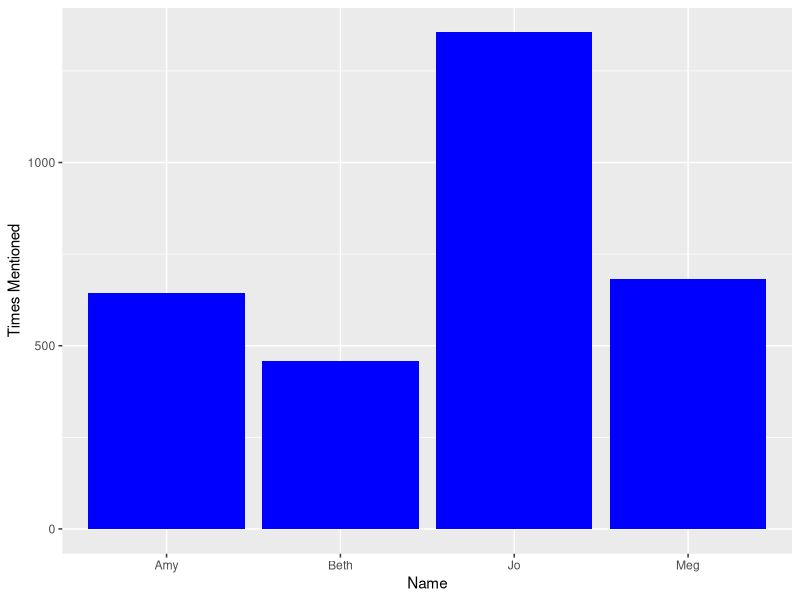

Reproduce this figure in R.
#Capstone
#alexa brown
#amoniqueb@arizona.edu
#2024-2-17

library(ggplot2)

#create data

little_women <- data.frame(
  Name=c("Meg", "Jo", "Beth", "Amy"),
  Times.Mentioned=c(683, 1355, 459,645)
)

little_women_plot <- ggplot(data = little_women, mapping = aes(x=Name, y=Times.Mentioned)) +
  geom_bar(stat = "identity", fill="blue") +
  xlab("Name") + 
  ylab("Times Mentioned")

ggsave(filename = "little_women_plot.png", plot = little_women_plot)

